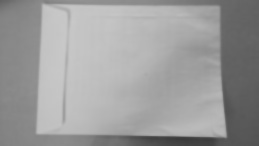
#> input picture Legacy/seDNm.jpg, 259 x 146 px, given in place of the camera
$ python cannyedge.py ../Legacy/seDNm.jpg
#> lines starting #> are read from the running program, lines starting #| are printed output that depends on the picture; after the words box and inside, x2 and y2 are one past the last pixel; in counts of white or black regions, pixels touching at a corner belong together
### four_point_transform/writer.py
# import the necessary packages
from collections import deque
from imutils.video import VideoStream
import numpy as np
import argparse
import cv2
import imutils
import time

# construct the argument parse and parse the arguments
# ap = argparse.ArgumentParser()
# ap.add_argument("-v", "--video",
# 	help="path to the (optional) video file")
# ap.add_argument("-b", "--buffer", type=int, default=256,
# 	help="max buffer size")
# args = vars(ap.parse_args())

# define the lower and upper boundaries of the "green"
# ball in the HSV color space, then initialize the
# list of tracked points
##greenLower = (29, 86, 6)
##greenUpper = (64, 255, 255)
greenLower = (37,100,0)
greenUpper = (95,255,255)
pts = deque(maxlen=12800)
pts_col = deque(maxlen=12800)

def order_points(pts):
	# initialzie a list of coordinates that will be ordered
	# such that the first entry in the list is the top-left,
	# the second entry is the top-right, the third is the
	# bottom-right, and the fourth is the bottom-left
	rect = np.zeros((4, 2), dtype = "float32")

	# the top-left point will have the smallest sum, whereas
	# the bottom-right point will have the largest sum
	s = pts.sum(axis = 1)
	rect[2] = pts[np.argmin(s)]
	rect[0] = pts[np.argmax(s)]

	# now, compute the difference between the points, the
	# top-right point will have the smallest difference,
	# whereas the bottom-left will have the largest difference
	diff = np.diff(pts, axis = 1)
	rect[3] = pts[np.argmin(diff)]
	rect[1] = pts[np.argmax(diff)]

	# return the ordered coordinates
	return rect


def four_point_transform(image, pts):
	# obtain a consistent order of the points and unpack them
	# individually
	rect = order_points(pts)
	(tl, tr, br, bl) = rect

	# compute the width of the new image, which will be the
	# maximum distance between bottom-right and bottom-left
	# x-coordiates or the top-right and top-left x-coordinates
	widthA = np.sqrt(((br[0] - bl[0]) ** 2) + ((br[1] - bl[1]) ** 2))
	widthB = np.sqrt(((tr[0] - tl[0]) ** 2) + ((tr[1] - tl[1]) ** 2))
	maxWidth = max(int(widthA), int(widthB))

	# compute the height of the new image, which will be the
	# maximum distance between the top-right and bottom-right
	# y-coordinates or the top-left and bottom-left y-coordinates
	heightA = np.sqrt(((tr[0] - br[0]) ** 2) + ((tr[1] - br[1]) ** 2))
	heightB = np.sqrt(((tl[0] - bl[0]) ** 2) + ((tl[1] - bl[1]) ** 2))
	maxHeight = max(int(heightA), int(heightB))

	# now that we have the dimensions of the new image, construct
	# the set of destination points to obtain a "birds eye view",
	# (i.e. top-down view) of the image, again specifying points
	# in the top-left, top-right, bottom-right, and bottom-left
	# order
	dst = np.array([
		[0, 0],
		[maxWidth - 1, 0],
		[maxWidth - 1, maxHeight - 1],
		[0, maxHeight - 1]], dtype = "float32")

	# compute the perspective transform matrix and then apply it
	M = cv2.getPerspectiveTransform(rect, dst)
	warped = cv2.warpPerspective(image, M, (maxWidth, maxHeight))

	# return the warped image
	return warped


# # if a video path was not supplied, grab the reference
# # to the webcam
# if not args.get("video", False):
# 	vs = VideoStream(src=1).start()

# # otherwise, grab a reference to the video file
# else:
# 	vs = cv2.VideoCapture(args["video"])

# # allow the camera or video file to warm up
# time.sleep(2.0)
def write(vs,transform_coordinates):
	# keep looping
	q_buf = [[0,0] for i in range(5)]
	q_ctr = 0
	threshold = 20
	frame = vs.read()
	canvas = np.ones_like(frame)*255
	color_mode = [0,0,255]
	while True:
		# grab the current frame
		frame = vs.read()


		# handle the frame from VideoCapture or VideoStream
		# frame = frame[1] if args.get("video", False) else frame

		# if we are viewing a video and we did not grab a frame,
		# then we have reached the end of the video
		if frame is None:
			break

		# frame = ((frame/255.0)**2)*255

		# resize the frame, blur it, and convert it to the HSV
		# color space
		# frame = imutils.resize(frame, width=600)
		blurred = cv2.GaussianBlur(frame, (11, 11), 0)
		hsv = cv2.cvtColor(blurred, cv2.COLOR_BGR2HSV)

		# construct a mask for the color "green", then perform
		# a series of dilations and erosions to remove any small
		# blobs left in the mask
		mask = cv2.inRange(hsv, greenLower, greenUpper)
		mask = cv2.erode(mask, None, iterations=2)
		mask = cv2.dilate(mask, None, iterations=2)

		# find contours in the mask and initialize the current
		# (x, y) center of the ball
		cnts = cv2.findContours(mask.copy(), cv2.RETR_EXTERNAL,
			cv2.CHAIN_APPROX_SIMPLE)
		cnts = imutils.grab_contours(cnts)
		center = None
		color = None

		# only proceed if at least one contour was found
		if len(cnts) > 0:
			# find the largest contour in the mask, then use
			# it to compute the minimum enclosing circle and
			# centroid
			c = max(cnts, key=cv2.contourArea)
			((x, y), radius) = cv2.minEnclosingCircle(c)
			M = cv2.moments(c)
			center = (int(M["m10"] / M["m00"]), int(M["m01"] / M["m00"]))
			# only proceed if the radius meets a minimum size
			if radius > 10:
				# draw the circle and centroid on the frame,
				# then update the list of tracked points
				# cv2.circle(frame, (int(x), int(y)), int(radius),
				# (0, 255, 255), 2)
				center = (int(x),int(y+radius))
				color = (color_mode[0], color_mode[1], color_mode[2])
				cv2.circle(frame,center , 5, (color_mode[0], color_mode[1], color_mode[2]), -1)

			# [18 lines of commented-out code are left out]
		pts.appendleft(center)
		pts_col.appendleft(color)


		# loop over the set of tracked points
		for i in range(1, len(pts)):
			# if either of the tracked points are None, ignore
			# them
			if pts[i - 1] is None or pts[i] is None:
				continue

			# otherwise, compute the thickness of the line and
			# draw the connecting lines
			thickness = int(np.sqrt(64 / float(i + 1)) * 2.5)
			thickness = 10
			print(thickness)
			cv2.line(canvas, pts[i - 1], pts[i], pts_col[i], max(thickness,1))

		# show the frame to our screen
		cv2.imshow("Frame", frame)


		# palette = cv2.warpAffine(frame,transform_coordinates,(1280,640))

		palette = four_point_transform(canvas,np.array(transform_coordinates))
		# print(palette.shape)
		cv2.imshow("Result", palette)

		# if the 'q' key is pressed, stop the loop
		key = cv2.waitKey(30) & 0xFF
		if key == ord("q"):
			break
		if key == ord(" "):
			for i in range(2):
				color_mode[i] = 255 - color_mode[i]

# [10 lines of commented-out code are left out]

### four_point_transform/cannyedge.py
import cv2, numpy as np
import sys
import time
from imutils.video import VideoStream
import writer
# capture frames from a camera
cap = VideoStream(src=1).start()

time.sleep(2.0)

def get_TransformMatrix(transform_coordinates):
    rows,cols = 480,640
    pts1 = np.float32(transform_coordinates)
    pts2 = np.float32([[640,0],[640,640],[0,640]])

    M = cv2.getAffineTransform(pts1,pts2)
    return M

def sort_points(transform_coordinates):
    temp_arr = []
    for i in range(4):
        idx,minval = 0,transform_coordinates[0][0]
        for j in range(len(transform_coordinates)):
            if transform_coordinates[j][0] < minval:
                minval = transform_coordinates[j][0]
                idx = j
        temp_arr.append(transform_coordinates[idx])
        del transform_coordinates[idx]

    return temp_arr

def get_new(old):
    new = np.ones(old.shape, np.uint8)
    cv2.bitwise_not(new,new)
    return new

if __name__ == '__main__':
    # cap = cv2.VideoCapture(0)
    transform_coordinates = []
    while True:
        orig = cap.read()
#> orig is the input picture: shape (146, 259, 3); min 57, max 200, mean 155.8
        ##    orig = cv2.imread(sys.argv[1])

        # these constants are carefully picked
        MORPH = 9
        CANNY = 84
        HOUGH = 25

        img = cv2.cvtColor(orig, cv2.COLOR_BGR2GRAY)
        cv2.GaussianBlur(img, (3,3), 0, img)
#> img: shape (146, 259); min 59, max 200, mean 155.9


        # this is to recognize white on white
        kernel = cv2.getStructuringElement(cv2.MORPH_RECT,(MORPH,MORPH))
        dilated = cv2.dilate(img, kernel)
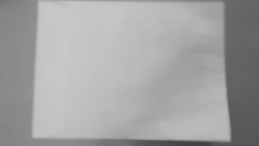
#> dilated: shape (146, 259); min 67, max 200, mean 163

        edges = cv2.Canny(dilated, 0, CANNY, apertureSize=3)
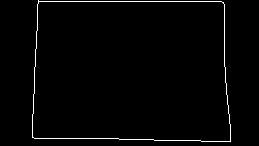
#> edges: shape (146, 259); 1.7% white in thin lines or dots, all inside (x1, y1, x2, y2) = (32, 0, 231, 142)

        lines = cv2.HoughLinesP(edges, 1,  3.14/180, HOUGH)
#> lines = 14 rows, first 6: [38, 1, 221, 1], [154, 140, 200, 140], [32, 137, 32, 117], [34, 138, 118, 138], [35, 66, 35, 51], [224, 66, 224, 4]
        for line in lines[0]:
             cv2.line(edges, (line[0], line[1]), (line[2], line[3]),
                             (255,0,0), 2, 8)
#> this loop made 1 pass
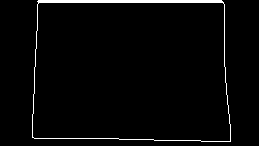
#> edges: shape (146, 259); 2.7% white; 1 white region

        # finding contours
        contours, _ = cv2.findContours(edges.copy(), cv2.RETR_EXTERNAL,
                                       cv2.CHAIN_APPROX_TC89_KCOS)
#> contours = 1 contour; box (x1, y1, x2, y2) and area: (32, 0, 231, 142) 26502

        rc = cv2.minAreaRect(contours[0])
#> rc = ((131, 70.5), (141, 198), -90)
        contours = filter(lambda cont: cv2.arcLength(cont, False) > 100, contours)
        contours = filter(lambda cont: cv2.contourArea(cont) > 10000, contours)


        # simplify contours down to polygons
        rects = []
        for cont in contours:
            rect = cv2.approxPolyDP(cont, 40, True).copy().reshape(-1, 2)
            rects.append(rect)
#> this loop made 1 pass
#> rect on pass 1: [[37, 1], [32, 137], [230, 141], [221, 0]]
#> after the loop, rects = [[[37, 1], [32, 137], [230, 141], [221, 0]]]

        print(len(rects))
#| 1
        print(rects)
#| [array([[ 37,   1],
#|        [ 32, 137],
#|        [230, 141],
#|        [221,   0]], dtype=int32)]

        # that's basically it
        cv2.drawContours(orig, rects,-1,(0,255,0),1)
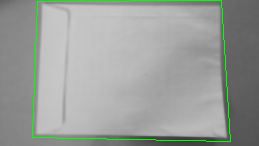
#> orig: shape (146, 259, 3); 1.74% of pixels changed, all inside (x1, y1, x2, y2) = (32, 0, 231, 142)

        # show only contours
        new = get_new(img)
#> in get_new, `cv2.bitwise_not(new,new)`: new: shape (146, 259); every value is 254
        cv2.drawContours(new, rects,-1,(0,255,0),1)
        cv2.GaussianBlur(new, (9,9), 0, new)
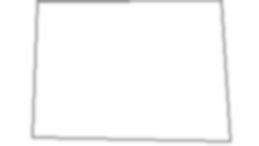
#> new: shape (146, 259); min 149, max 254, mean 249.7
        new = cv2.Canny(new, 0, CANNY, apertureSize=3)
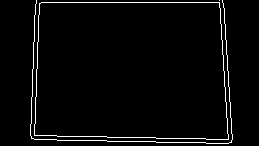
#> new: shape (146, 259); 3% white in thin lines or dots, all inside (x1, y1, x2, y2) = (30, 0, 233, 144)

        cv2.imshow('Orig', orig)
        # cv2.imshow('Dilated', dilated)
        # cv2.imshow('Edges', edges)
        cv2.imshow('New', new)


        # box = cv2.boxPoints(rects)
        if(len(rects) != 0):
            for p in rects[0]:
                pt = (p[0],p[1])
                print (pt)
                cv2.circle(orig,pt,5,(200,0,0),2)
                transform_coordinates.append(list(pt))
#> this loop made 4 passes
#| (37, 1)
#| (32, 137)
#| (230, 141)
#| (221, 0)
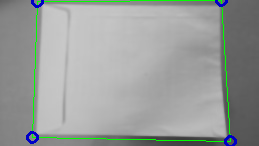
#> orig: shape (146, 259, 3); 0.72% of pixels changed, all inside (x1, y1, x2, y2) = (26, 0, 237, 146)
#> after the loop, transform_coordinates = [[37, 1], [32, 137], [230, 141], [221, 0]]
            # sorted(transform_coordinates, key=lambda x: x[0])
            # transform_coordinates.sort(key = lambda transform_coordinates: transform_coordinates[0])

            transform_coordinates = sort_points(transform_coordinates)
#> the loop in sort_points, `for i in range(4):` made 4 passes
#> after the loop in sort_points, `for i in range(4):`: temp_arr = [[32, 137], [37, 1], [221, 0], [230, 141]]
#> transform_coordinates = [[32, 137], [37, 1], [221, 0], [230, 141]]
            print(transform_coordinates)
#| [[32, 137], [37, 1], [221, 0], [230, 141]]
            # del transform_coordinates[3]
            cv2.imshow("plank", orig)
            break;


        # time.sleep(10)
        k = cv2.waitKey(30) & 0xff
        if(k == ord('q')):
            break

    # trans_M = get_TransformMatrix(transform_coordinates)
    writer.write(cap,transform_coordinates)
#> in write, `hsv = cv2.cvtColor(blurred, cv2.COLOR_BGR2HSV)`: hsv: shape (146, 259, 3); mean H, S, V 0, 0, 155.8
#> in write, `mask = cv2.inRange(hsv, greenLower, greenUpper)`: mask: shape (146, 259); every value is 0
#> in write, `cnts = cv2.findContours(mask.copy(), cv2.RETR_EXTERNAL, cv2.CHAIN_APPR..`: cnts = 0 contours
#> in write, `cnts = imutils.grab_contours(cnts)`: cnts = []
#> after the loop in write, `for i in range(1, len(pts)):`: canvas: shape (146, 259, 3); every value is 255
#> in order_points, `s = pts.sum(axis = 1)`: s = [169, 38, 221, 371]
#> in order_points, `diff = np.diff(pts, axis = 1)`: diff = [105, -36, -221, -89]
#> in four_point_transform, `rect = order_points(pts)`: rect = [[230, 141], [32, 137], [37, 1], [221, 0]]
#> in four_point_transform, `(tl, tr, br, bl) = rect`: tl = [230, 141]; tr = [32, 137]; br = [37, 1]; bl = [221, 0]
#> in four_point_transform, `widthA = np.sqrt(((br[0] - bl[0]) ** 2) + ((br[1] - bl[1]) ** 2))`: widthA = 184
#> in four_point_transform, `widthB = np.sqrt(((tr[0] - tl[0]) ** 2) + ((tr[1] - tl[1]) ** 2))`: widthB = 198
#> in four_point_transform, `heightA = np.sqrt(((tr[0] - br[0]) ** 2) + ((tr[1] - br[1]) ** 2))`: heightA = 136.1
#> in four_point_transform, `heightB = np.sqrt(((tl[0] - bl[0]) ** 2) + ((tl[1] - bl[1]) ** 2))`: heightB = 141.3
#> in four_point_transform, `maxHeight = max(int(heightA), int(heightB))`: maxHeight = 141
#> in four_point_transform, `dst = np.array([ [0, 0], [maxWidth - 1, 0], [maxWidth - 1, maxHeight -..`: dst = [[0, 0], [197, 0], [197, 140], [0, 140]]
#> in four_point_transform, `M = cv2.getPerspectiveTransform(rect, dst)`: M = [[-1.08, 0.0688, 238.4], [0.0209, -1.04, 141.3], [0.000193, 0.000558, 1]]
#> in four_point_transform, `warped = cv2.warpPerspective(image, M, (maxWidth, maxHeight))`: warped: shape (141, 198, 3); every value is 255
#> (key q is pressed here)

# cap.release()
cv2.destroyAllWindows()
